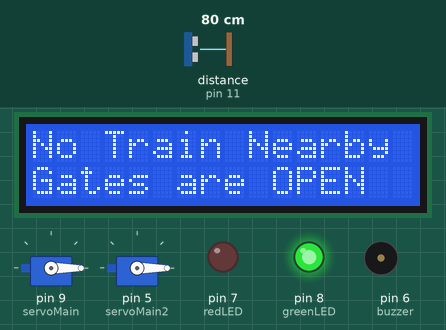
The sketch below on a simulated Arduino Uno, built with avr-gcc and run on an emulated ATmega328P. Parts: 2 × servo, 16×2 character LCD, output pins drawn as LEDs (lit = HIGH), buzzer (waves = sounding, pin HIGH). Wiring (inferred from the names in the program): ultrasonic range finder: trigger pin 10; echo pin 11. Inputs (shaded band) come from the test bench; at power-on: distance to the obstacle (sensor on pin 11) 80 cm. The echo pulse lasts 58.3 µs per cm; pins used as bus, display or sensor lines are not drawn.

Above: at 7.2 s.
7.3 s: distance to the obstacle (sensor on pin 11) set to 14 cm
8.8 s: distance to the obstacle (sensor on pin 11) set to 11 cm
At 10.3 s:
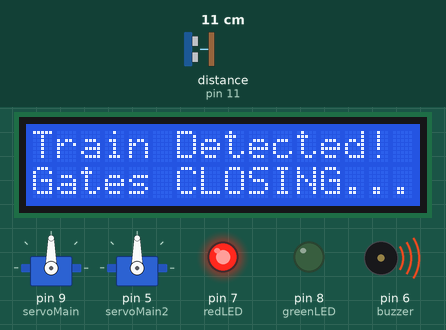
10.7 s: distance to the obstacle (sensor on pin 11) set to 18 cm
At 12.6 s:
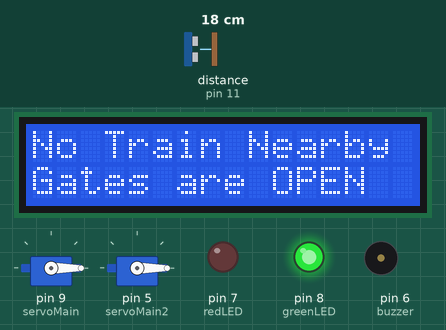
13.8 s: distance to the obstacle (sensor on pin 11) set to 2 cm
At 15.1 s:
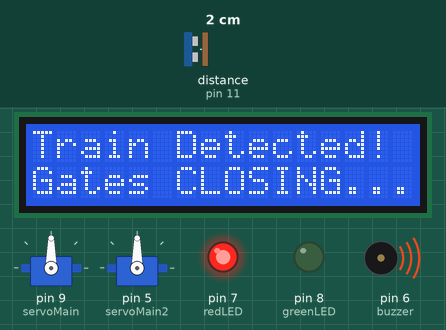
16.9 s: distance to the obstacle (sensor on pin 11) set to 35 cm
At 17.5 s:
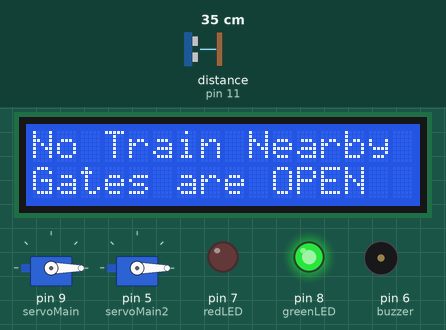
Timing chart, 0 to 19.4 s (numbered marks = the images above; inputs shaded):
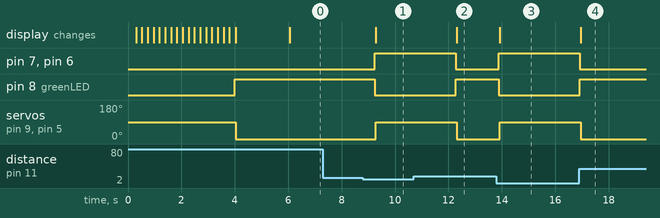

The sketch:

automatic_railway_gate.ino
```cpp
#include <Servo.h>                 // Include Servo library
#include <Wire.h>                  // Include I2C communication library
#include <LiquidCrystal_I2C.h>     // Include LCD library for I2C displays

// Create servo objects for both gates
Servo servoMain;      // Left gate
Servo servoMain2;     // Right gate

// Define pin numbers
const int trigPin = 10;   // Ultrasonic sensor trigger pin
const int echoPin = 11;   // Ultrasonic sensor echo pin
const int buzzer  = 6;    // Buzzer pin
const int redLED  = 7;    // Red LED pin
const int greenLED = 8;   // Green LED pin

// Create LCD object (I2C address 0x27, 16 columns, 2 rows)
LiquidCrystal_I2C lcd(0x27, 16, 2);

// Variables for distance calculation
float duration;   // Echo time
float cm;         // Distance in cm (float)
int distance;     // Distance as integer

// Function to scroll text on LCD
void scrollText(String message, int delayTime) {
  for (int i = 0; i < message.length() - 15; i++) {
    lcd.clear();                                  // Clear screen
    lcd.setCursor(0, 0);                          // Start at top row
    lcd.print(message.substring(i, i + 16));      // Show 16-char window
    delay(delayTime);                             // Wait before next shift
  }
}

void setup() {
  // Attach servos to their respective pins
  servoMain.attach(9);    // Gate 1 (Left)
  servoMain2.attach(5);   // Gate 2 (Right)

  // Configure sensor and alert pins
  pinMode(trigPin, OUTPUT);
  pinMode(echoPin, INPUT);
  pinMode(buzzer, OUTPUT);
  pinMode(redLED, OUTPUT);
  pinMode(greenLED, OUTPUT);

  // Initialize the LCD display
  lcd.init();
  lcd.backlight();

  // Show scrolling welcome message
  scrollText("  Automatic Railway Gate System  ", 200);

  // Initial gate status: open
  servoMain.write(0);           // Open Gate 1
  servoMain2.write(0);          // Open Gate 2
  digitalWrite(greenLED, HIGH); // Green LED ON
  digitalWrite(redLED, LOW);    // Red LED OFF
  digitalWrite(buzzer, LOW);    // Buzzer OFF

  // Display system ready status
  lcd.clear();
  lcd.setCursor(0, 0);
  lcd.print("System Ready");
  lcd.setCursor(0, 1);
  lcd.print("Gates are OPEN");
  delay(2000); // Wait 2 seconds
}

void loop() {
  // Trigger ultrasonic pulse
  digitalWrite(trigPin, LOW);
  delay(1);                                // Small delay before trigger
  digitalWrite(trigPin, HIGH);            // Start trigger pulse
  delayMicroseconds(50);
  digitalWrite(trigPin, LOW);             // End trigger pulse

  // Measure echo time
  duration = pulseIn(echoPin, HIGH);

  // Convert time to distance using your formula
  cm = (duration / 68.82);     // Your preferred formula
  distance = cm;               // Store as integer for comparison

  // If train is detected (closer than 10 cm)
  if (distance < 10) {
    servoMain.write(90);       // Close Gate 1
    servoMain2.write(90);      // Close Gate 2
    digitalWrite(buzzer, HIGH);    // Turn buzzer ON
    digitalWrite(redLED, HIGH);    // Red LED ON
    digitalWrite(greenLED, LOW);   // Green LED OFF

    // Show alert message on LCD
    lcd.clear();
    lcd.setCursor(0, 0);
    lcd.print("Train Detected!");
    lcd.setCursor(0, 1);
    lcd.print("Gates CLOSING...");
    delay(3000);  // Keep gates closed for 4 seconds
  }
  else {
    // No train nearby
    servoMain.write(0);         // Open Gate 1
    servoMain2.write(0);        // Open Gate 2
    digitalWrite(buzzer, LOW);  // Buzzer OFF
    digitalWrite(redLED, LOW);  // Red LED OFF
    digitalWrite(greenLED, HIGH); // Green LED ON

    // Show normal status on LCD
    lcd.clear();
    lcd.setCursor(0, 0);
    lcd.print("No Train Nearby");
    lcd.setCursor(0, 1);
    lcd.print("Gates are OPEN");
    delay(500); // Small delay to avoid LCD flicker
  }
}
```

Measured:
- the behaviour switches between 13 and 12 cm on distance to the obstacle (sensor on pin 11) (found by bisection; images 0 and 1)
- after the input at 7.3 s, every drawn part: stays the same
- after the input at 8.8 s, pin 7 (redLED), pin 6 (buzzer): LOW → HIGH after 0.44 s; pin 8 (greenLED): HIGH → LOW after 0.44 s; servo on pin 9 (servoMain), servo on pin 5 (servoMain2): 0° → 90° after 0.48 s; the display: changes after 0.48 s (image 1)
- after the input at 10.7 s, pin 7 (redLED), pin 6 (buzzer): HIGH → LOW after 1.6 s; pin 8 (greenLED): LOW → HIGH after 1.6 s; servo on pin 9 (servoMain), servo on pin 5 (servoMain2): 90° → 0° after 1.6 s; the display: changes after 1.6 s (image 2)
- after the input at 13.8 s, pin 7 (redLED), pin 6 (buzzer): LOW → HIGH after 0.08 s; pin 8 (greenLED): HIGH → LOW after 0.08 s; servo on pin 9 (servoMain), servo on pin 5 (servoMain2): 0° → 90° after 0.11 s; the display: changes after 0.11 s (image 3)
- after the input at 16.9 s, pin 7 (redLED), pin 6 (buzzer): HIGH → LOW at once; pin 8 (greenLED): LOW → HIGH at once; servo on pin 9 (servoMain), servo on pin 5 (servoMain2): 90° → 0° after 0.05 s; the display: changes after 0.05 s (image 4)
